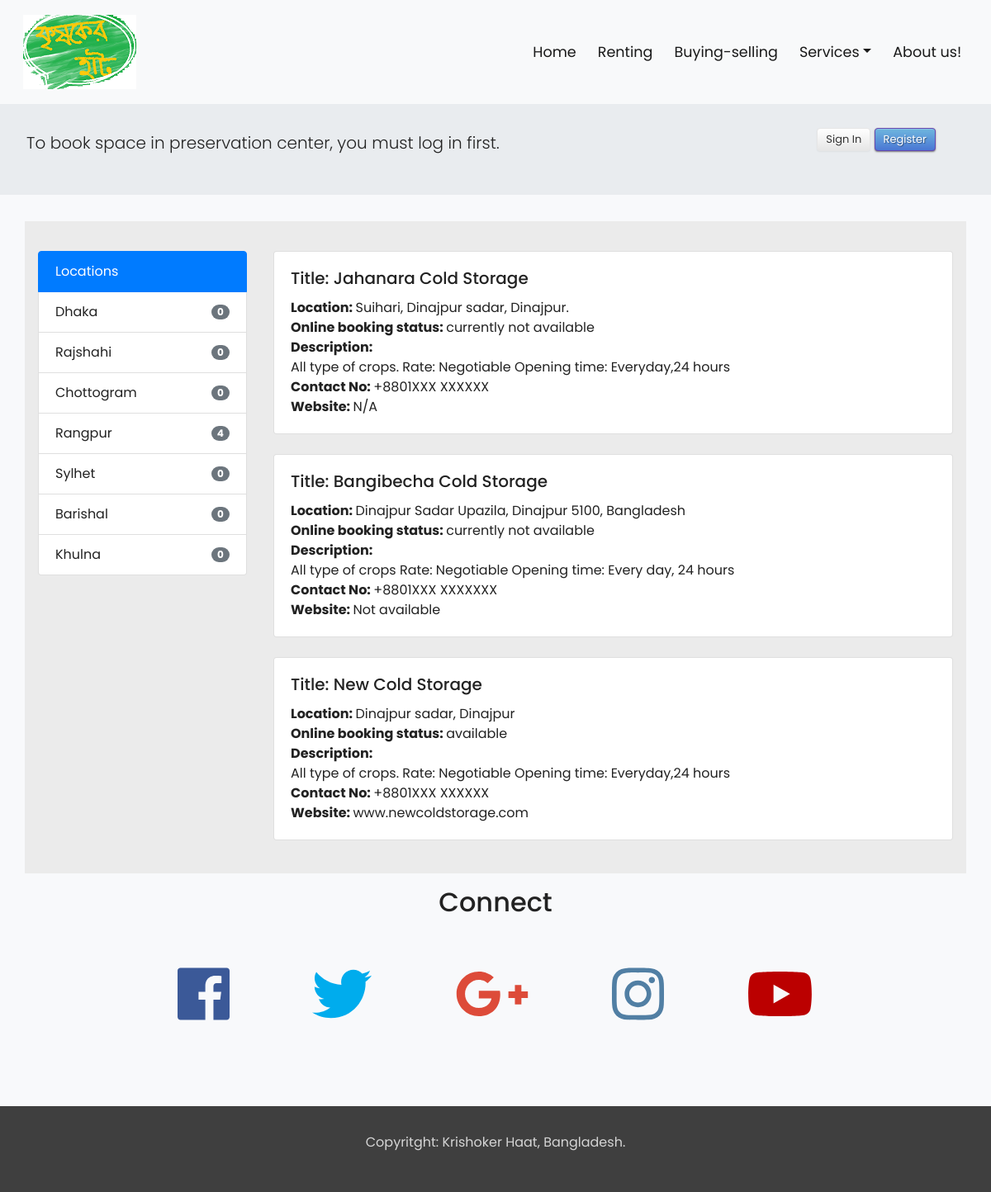
The page /preservation_center.php on the database its author committed.
### tables this page shows
CREATE TABLE `preservation_centers` (
  `id` int(11) NOT NULL,
  `name` text NOT NULL,
  `location` text NOT NULL,
  `description` text NOT NULL,
  `contact` text NOT NULL,
  `website` text NOT NULL,
  `ob` int(11) NOT NULL
);

### preservation_center.php (the view, shortened to what this page needs)
<!DOCTYPE html>
<html lang="en">
  <head>
    <link rel="stylesheet" href="https://maxcdn.bootstrapcdn.com/bootstrap/4.0.0/css/bootstrap.min.css">
    <link href="css/style.css" rel="stylesheet">
  </head>
<body style="background-color:#F8F9FB">
  <?php include("header.php");?>
  <div class="container-fluid" id="content">
    <div class="row jumbotron">
      <div class="col-xs-12 col-sm-12 col-md-9 col-lg-9 col-xl-10">
        <p class="lead">To book space in preservation center, you must log in first.  </p>
      </div>
      <div class="text-center" style="padding-top: 13px;">
        <a href="" class="btn btn-default btn-rounded mb-4 btn-secondary" data-toggle="modal" data-target="#modalLoginForm">Sign In</a>
        <a href="registration.php" class="btn btn-default btn-rounded mb-4 btn-primary">Register</a>
      </div>
    </div>
  </div>
  <div class="container" style="background-color:#EBEBEB;padding-top: 20px;">
    <div class="row">
      <div class="col-md-3">
        <ul class="list-group">
          <li class="list-group-item active">Locations</li>
          <li class="list-group-item d-flex justify-content-between align-items-center">
            Dhaka
            <span class="badge badge-secondary badge-pill">0</span>
          </li>
          <li class="list-group-item d-flex justify-content-between align-items-center">
            Rajshahi
            <span class="badge badge-secondary badge-pill">0</span>
          </li>
          <li class="list-group-item d-flex justify-content-between align-items-center">
            Chottogram
            <span class="badge badge-secondary badge-pill">0</span>
          </li>
          <li class="list-group-item d-flex justify-content-between align-items-center">
            Rangpur
            <span class="badge badge-secondary badge-pill">4</span>
          </li>
          <li class="list-group-item d-flex justify-content-between align-items-center">
            Sylhet
            <span class="badge badge-secondary badge-pill">0</span>
          </li>
          <li class="list-group-item d-flex justify-content-between align-items-center">
            Barishal
            <span class="badge badge-secondary badge-pill">0</span>
          </li>
          <li class="list-group-item d-flex justify-content-between align-items-center">
            Khulna
            <span class="badge badge-secondary badge-pill">0</span>
          </li>
        </ul>
      </div>
      <div class="col-sm">
      <?php
      $db = mysqli_connect('localhost','root','','data');
      $query = "SELECT * FROM preservation_centers";
      $operation = mysqli_query($db,$query);
      while($res = mysqli_fetch_assoc($operation)) {
        $name = $res['name'];
        $location= $res['location'];
        $ob = $res['ob'];
        if($ob) {
          $status = "available";
        }
        else {
          $status = "currently not available";
        }
         ?>
          <div class="card w-80">
            <div class="card-body">
              <div class="row">
                <div class="col">
                  <h5 class="card-title">Title: <?php echo($name) ?></h5>
                  <p class="card-text"><b>Location: </b><?php echo($location) ?>
                  <br>
                  <b>Online booking status: </b><?php echo("$status"); ?>
                  <br>
                  <b>Description: </b><br> <?php echo($res['description']); ?>
                  <br>
                  <b>Contact No: </b> <?php echo($res['contact']); ?>
                  <br>
                  <b>Website: </b> <?php echo($res['website']); ?>
                  <br>
                  </p>
                </div>
              </div>
            </div>
          </div>
          <br>
      <?php } ?>
        </div>
    </div>
  </div>
<?php include("footer.php"); ?>
</body>
</html>

### header.php (shortened to what this page needs)
<nav class="navbar navbar-expand-md navbar-light bg-light sticky-top">
  <div class="container-fluid">
    <a class="navbar-brand" href="index.php"><img src="images/logo.png"></a>
  <div class="collapse navbar-collapse" id="navbarResponsive">
    <ul class="navbar-nav ml-auto">
      <li class="nav-item active">
        <a class="nav-link" href="index.php">Home</a>
      </li>
      <li class="nav-item active">
        <a class="nav-link" href="equipments.php">Renting</a>
      </li>
      <li class="nav-item active">
        <a class="nav-link" href="products.php">Buying-selling</a>
      </li>
      <li class="nav-item active dropdown"><a class="nav-link dropdown-toggle" data-toggle="dropdown" href="#">Services</a>
       </li>
      <li class="nav-item active">
        <a class="nav-link" href="#">About us!</a>
      </li>
    </ul>
  </div>
  </div>
</nav>

### footer.php
<div class="container-fluid padding">
  <div class="row text-center padding">
    <div class="col-12">
      <h2>Connect</h2>
    </div>
    <div class="col-12 social padding">
      <a href="#"><i class="fab fa-facebook"></i></a>
      <a href="#"><i class="fab fa-twitter"></i></a>
      <a href="#"><i class="fab fa-google-plus-g"></i></a>
      <a href="#"><i class="fab fa-instagram"></i></a>
      <a href="#"><i class="fab fa-youtube"></i></a>
    </div>
  </div>
</div>
<footer>
<div>
  <p>Copyritght: Krishoker Haat, Bangladesh.</p>
</footer>

### css/style.css (style rules this page uses)
.btn { display: inline-block; *display: inline; *zoom: 1; padding: 4px 10px 4px; margin-bottom: 0; font-size: 13px; line-height: 18px; color: #333333; text-align: center;text-shadow: 0 1px 1px rgba(255, 255, 255, 0.75); vertical-align: middle; background-color: #f5f5f5; background-image: -moz-linear-gradient(top, #ffffff, #e6e6e6); background-image: -ms-linear-gradient(top, #ffffff, #e6e6e6); background-image: -webkit-gradient(linear, 0 0, 0 100%, from(#ffffff), to(#e6e6e6)); background-image: -webkit-linear-gradient(top, #ffffff, #e6e6e6); background-image: -o-linear-gradient(top, #ffffff, #e6e6e6); background-image: linear-gradient(top, #ffffff, #e6e6e6); background-repeat: repeat-x; filter: progid:dximagetransform.microsoft.gradient(startColorstr=#ffffff, endColorstr=#e6e6e6, GradientType=0); border-color: #e6e6e6 #e6e6e6 #e6e6e6; border-color: rgba(0, 0, 0, 0.1) rgba(0, 0, 0, 0.1) rgba(0, 0, 0, 0.25); border: 1px solid #e6e6e6; -webkit-border-radius: 4px; -moz-border-radius: 4px; border-radius: 4px; -webkit-box-shadow: inset 0 1px 0 rgba(255, 255, 255, 0.2), 0 1px 2px rgba(0, 0, 0, 0.05); -moz-box-shadow: inset 0 1px 0 rgba(255, 255, 255, 0.2), 0 1px 2px rgba(0, 0, 0, 0.05); box-shadow: inset 0 1px 0 rgba(255, 255, 255, 0.2), 0 1px 2px rgba(0, 0, 0, 0.05); cursor: pointer; *margin-left: .3em; }
.btn-primary, .btn-primary:hover { text-shadow: 0 -1px 0 rgba(0, 0, 0, 0.25); color: #ffffff; }
.btn-primary { background-color: #4a77d4; background-image: -moz-linear-gradient(top, #6eb6de, #4a77d4); background-image: -ms-linear-gradient(top, #6eb6de, #4a77d4); background-image: -webkit-gradient(linear, 0 0, 0 100%, from(#6eb6de), to(#4a77d4)); background-image: -webkit-linear-gradient(top, #6eb6de, #4a77d4); background-image: -o-linear-gradient(top, #6eb6de, #4a77d4); background-image: linear-gradient(top, #6eb6de, #4a77d4); background-repeat: repeat-x; filter: progid:dximagetransform.microsoft.gradient(startColorstr=#6eb6de, endColorstr=#4a77d4, GradientType=0); border: 1px solid #3762bc; text-shadow: 1px 1px 1px rgba(0,0,0,0.4); box-shadow: inset 0 1px 0 rgba(255, 255, 255, 0.2), 0 1px 2px rgba(0, 0, 0, 0.5); }
html,body { height: 100%; width: 100%; font-family: 'Poppins', sans-serif; color: #222; }
.navbar { padding: .8rem; }
.navbar-nav li { padding-left:10px; }
.nav-link { font-size: 1.1em !important; }
.btn-primary { background-color: #6648b1; border: 1px solid #6648b1; }
.jumbotron { padding: 1rem; border-radius: 0; }
.padding { padding-bottom: 2rem; }
.social a { font-size: 4.5em; padding: 3rem; }
.fa-facebook { color: #3b5998; }
.fa-twitter { color: #00aced; }
.fa-google-plus-g { color: #dd4b39; }
.fa-instagram { color: #517fa4; }
.fa-youtube { color: #bb0000; }
footer { background-color: #3f3f3f; color: #d5d5d5; padding: 2rem; text-align: center; }
[class*="col-"] { padding: 1rem; }

### rows shown on the page
preservation_centers: name "Jahanara Cold Storage", location "Suihari, Dinajpur sadar, Dinajpur.", ob "currently not available", description "All type of crops. Rate: Negotiable Opening time: Everyday,24 hours", contact "+8801XXX XXXXXX", website "N/A"
preservation_centers: name "Bangibecha Cold Storage", location "Dinajpur Sadar Upazila, Dinajpur 5100, Bangladesh", ob "currently not available", description "All type of crops Rate: Negotiable Opening time: Every day, 24 hours", contact "+8801XXX XXXXXXX", website "Not available"
preservation_centers: name "New Cold Storage", location "Dinajpur sadar, Dinajpur", ob "available", description "All type of crops. Rate: Negotiable Opening time: Everyday,24 hours", contact "+8801XXX XXXXXX", website "www.newcoldstorage.com"
